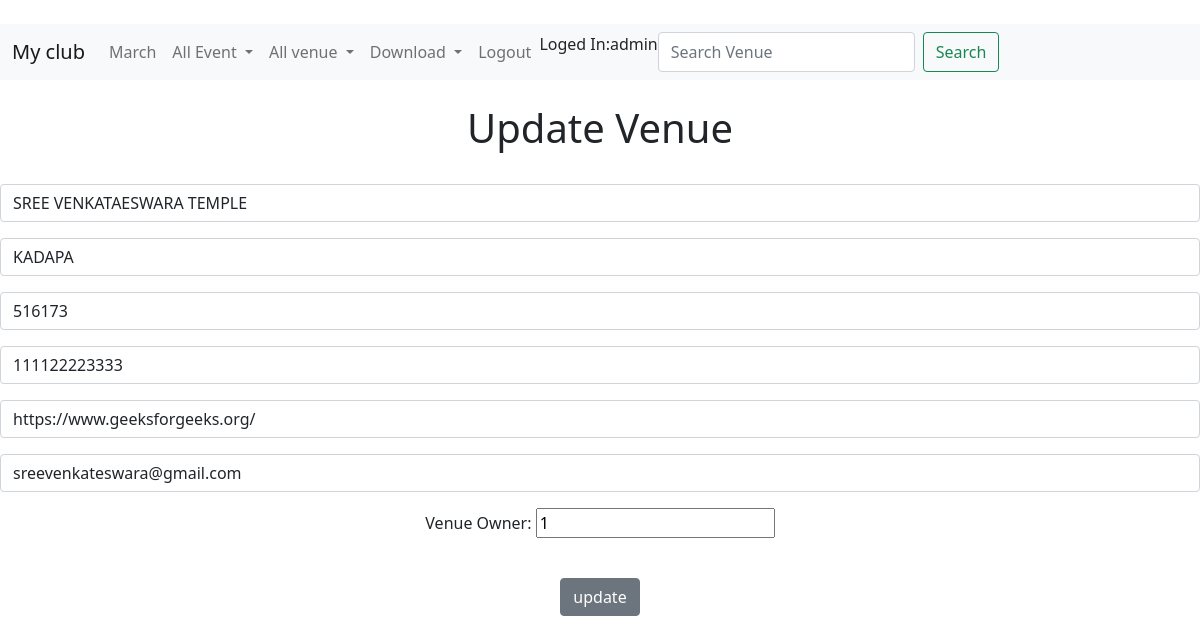
/myclub/update_venue/542/ (signed in), run on the app's committed database.
### myclub/models.py (models this page shows, shortened)
class Venue(models.Model):
    name = models.CharField('Venue name', max_length=100)
    address = models.CharField(max_length=100)
    zip_code = models.CharField('Zip code', max_length=10)
    phone = models.CharField('conatact number', max_length=14)
    web = models.URLField('website address')
    email_address = models.EmailField('Email address')
    owner = models.IntegerField('Venue Owner', blank=False, default=1)

### myclub/views.py (the view)
# urls.py: path('update_venue/<venue_id>/', views.update_venue, name='update-venue'),
def update_venue(request, venue_id):
    venue = Venue.objects.get(pk=venue_id)
    form = VenueForm(request.POST or None, instance=venue)
    if form.is_valid():
        form .save()
        return redirect('list-venue')
    return render(request, 'myclub/updatevenue.html', {'venue': venue, 'form': form})

### myclub/forms.py
class VenueForm(forms.ModelForm):
    class Meta:
        model = Venue
        fields = "__all__"
        labels = {
            'name': '',
            'address': '',
            'zip_code': '',
            'phone': '',
            'web': '',
            'email_address': '',
        }
        widgets = {
            'name': forms.TextInput(attrs={'class': "form-control", 'placeholder': "Venue Name"}),
            'address': forms.TextInput(attrs={'class': "form-control", 'placeholder': "Venue Address"}),
            'zip_code': forms.TextInput(attrs={'class': "form-control", 'placeholder': "ZIP_CODE"}),
            'phone': forms.TextInput(attrs={'class': "form-control", 'placeholder': "PHONE"}),
            'web': forms.TextInput(attrs={'class': "form-control", 'placeholder': "WEB ADDRESS"}),
            'email_address': forms.TextInput(attrs={'class': "form-control", 'placeholder': "EMAIL ID"}),
        }

### templates/myclub/updatevenue.html (shortened to what this page needs)
{% extends 'myclub/basic.html' %}
{%block content%}
  <center>
  <h1>Update Venue</h1><br/>
  <form action=""  method="POST">
  {{form.as_p}}
  <br/>
  <input type="submit" value="update" class="btn btn-secondary">
  </form>
  </center>
  {%endblock%}

### templates/myclub/navbar.html (shortened to what this page needs)
<nav class="navbar navbar-expand-lg navbar-light bg-light">
  <div class="container-fluid">
    <a class="navbar-brand" href="{%url 'home'%}">My club</a>
    <div class="collapse navbar-collapse" id="navbarSupportedContent">
      <ul class="navbar-nav me-auto mb-2 mb-lg-0">
        <li class="nav-item">
          <a class="nav-link" href="{%url 'home' '2021' 'MARCH' %}">March</a>
        </li>
        <li class="nav-item dropdown">
          <a class="nav-link dropdown-toggle" href="#" id="navbarDropdown" role="button" data-bs-toggle="dropdown"
            aria-expanded="false">
            All Event
          </a>
        </li>
        <li class="nav-item dropdown">
          <a class="nav-link dropdown-toggle" href="#" id="navbarDropdown" role="button" data-bs-toggle="dropdown"
            aria-expanded="false">
            All venue
          </a>
        </li>
        <li class="nav-item dropdown">
          <a class="nav-link dropdown-toggle" href="#" id="navbarDropdown" role="button" data-bs-toggle="dropdown"
            aria-expanded="false">
            Download
          </a>
        </li>
        {% if user.is_authenticated %}
        <li class="nav-item">
          <a class="nav-link" href="{%url 'logout' %}">Logout</a>
          </li>
          Loged In:{{user.username}}
        {% endif %}
      <form class="d-flex" method="POST"  action="{% url 'search-venue' %}">
        <input class="form-control me-2" type="search" placeholder="Search Venue" aria-label="Search" name="searchvenue">
        <button class="btn btn-outline-success" type="submit">Search</button>
      </form>
    </div>
  </div>
</nav>

### data on the page
Venue: name "SREE VENKATAESWARA TEMPLE", address "KADAPA", zip_code "516173", phone "111122223333", web "https://www.geeksforgeeks.org/", email_address "sreevenkateswara@gmail.com", owner "1"

### other printed values
{{ user.username }} "admin"
